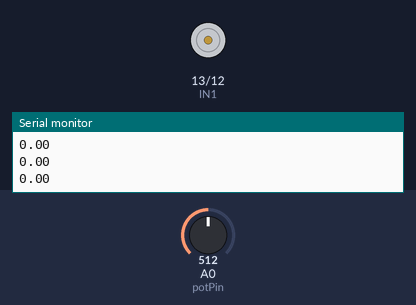
Recording of a sketch running on a simulated Arduino Uno, built with avr-gcc and run on an emulated ATmega328P. Shown: motor-driver pin pairs drawn as motors (green arrow = first pin HIGH = forward, orange = second pin HIGH = backward, longer = more drive, scaled by the enable pin), the last lines printed to the serial monitor. The test bench sets the inputs (shaded band); at power-on: A0 (potPin) = 512.

Above: at 1.2 s.
1.3 s: A0 (potPin) set to 607
2.8 s: A0 (potPin) set to 632
At 3.2 s:
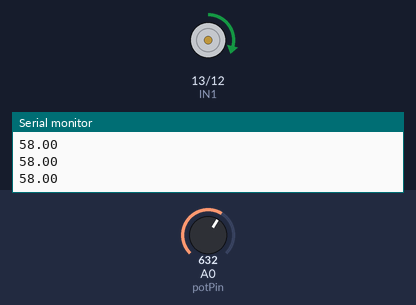
4.3 s: A0 (potPin) set to 716
At 5.5 s:
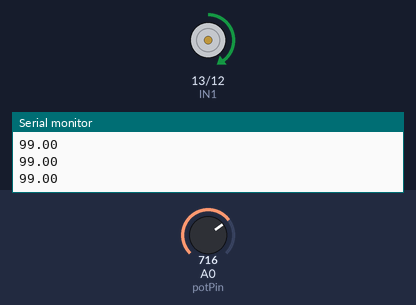
5.8 s: A0 (potPin) set to 900
At 6.7 s:
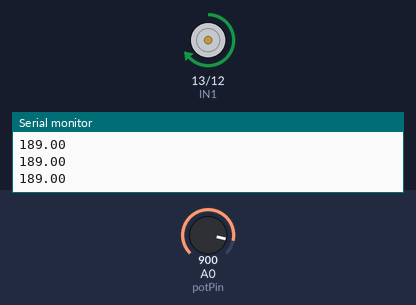
7.3 s: A0 (potPin) set to 1023
At 7.8 s:
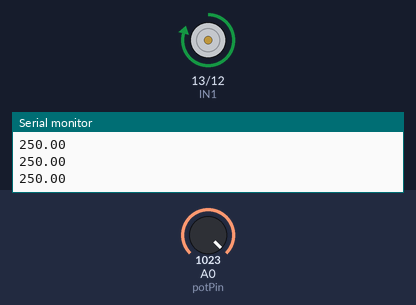
8.8 s: A0 (potPin) set to 511
At 10.0 s:
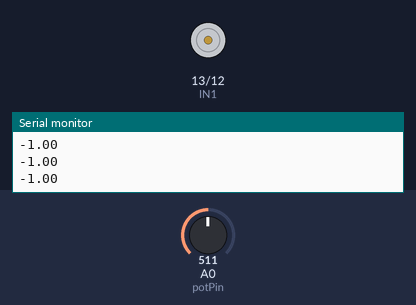
Timing chart, 0 to 11.3 s (numbered marks = the images above; inputs shaded):
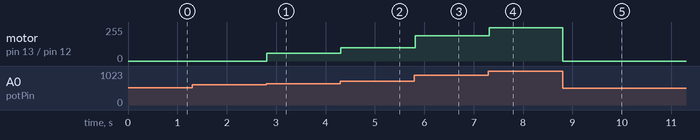

Measured:
- the behaviour switches between 615 and 616 on A0 (potPin) (found by bisection; images 0 and 1)
- after the input at 2.8 s, motor on pin 13 (IN1) / pin 12 (IN2): stopped → forward 58/255 at once
- after the input at 4.3 s, motor on pin 13 (IN1) / pin 12 (IN2): forward 58/255 → forward 99/255 at once
- after the input at 5.8 s, motor on pin 13 (IN1) / pin 12 (IN2): forward 99/255 → forward 189/255 at once
- after the input at 7.3 s, motor on pin 13 (IN1) / pin 12 (IN2): forward 189/255 → forward 250/255 at once
- after the input at 8.8 s, motor on pin 13 (IN1) / pin 12 (IN2): forward 250/255 → stopped at once

The sketch:

Oppg_4.ino
```cpp
const uint8_t EN1 = 11;
const uint8_t IN1 = 13;
const uint8_t IN2 = 12;
const int potPin = A0;

void setup() {
  // put your setup code here, to run once:
  pinMode(EN1, OUTPUT);
  pinMode(IN1, OUTPUT);
  pinMode(IN2, OUTPUT);
  pinMode(potPin, INPUT);
  Serial.begin(9600);
}

void loop() {
  // put your main code here, to run repeatedly:
  int potVal = analogRead(potPin);
  float rpm = map(potVal, 0, 1023, -250, 250);
  Serial.println(rpm);

  if (rpm > 50){
    digitalWrite(IN1, HIGH);
    digitalWrite(IN2, LOW);
    analogWrite(EN1, rpm);
  }
  else if (rpm < -50){
    digitalWrite(IN1, LOW);
    digitalWrite(IN2, HIGH);
    analogWrite(EN1, abs(rpm));
  }
  else{
    analogWrite(EN1, 0);
  }
}
```
